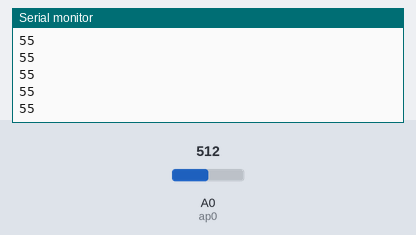
Bench run of a sketch on a simulated Arduino Uno, built with avr-gcc and run on an emulated ATmega328P. On the bench: the last lines printed to the serial monitor. The test bench sets the inputs (shaded band); at power-on: A0 (ap0) = 512.

Above: at 1.2 s.
1.3 s: A0 (ap0) set to 716
At 1.8 s:
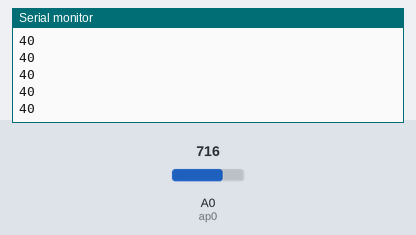
2.8 s: A0 (ap0) set to 900
At 3.5 s:
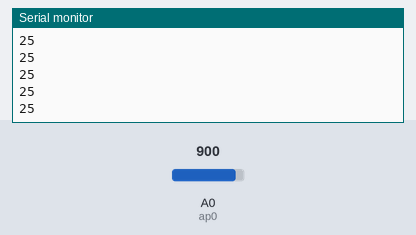
Timing chart, 0 to 5.8 s (numbered marks = the images above; inputs shaded):
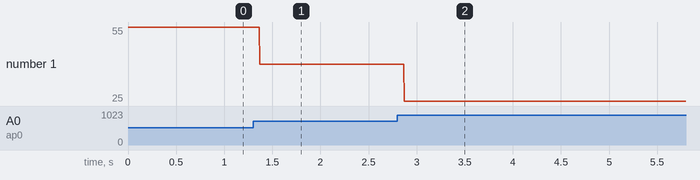

The sketch:

Read_Dial.ino
```cpp
int ap0 = A0;
int val = 0;

void setup() {
  Serial.begin(9600);
}

void loop() {
  val = analogRead(ap0);

//  (val+125)/175) // 0-6 (0 brightest)
  Serial.println(((val+125)/175)*(-90/6)+100); // 100-10 (100 brightest)

//  Serial.println( ((-3*val)/35) + (625/7) ); // Inaccurate, but maybe faster compute?

//  if(val > 925) {
//    Serial.println("[*      ]");
//  } else if(val > 750) {
//    Serial.println("[**     ]");
//  } else if(val > 575) {
//    Serial.println("[***    ]");
//  } else if(val > 400) {
//    Serial.println("[****   ]");
//  } else if(val > 225) {
//    Serial.println("[*****  ]");
//  } else if(val > 50) {
//    Serial.println("[****** ]");
//  } else {
//    Serial.println("[**MAX**]");
//  }

}
```

Measured:
- after the input at 1.3 s, the serial monitor: prints a new line after 0.07 s (image 1)
- after the input at 2.8 s, the serial monitor: prints a new line after 0.07 s (image 2)
- plotted number 1: 55 → 40 after the input at 1.3 s, 40 → 25 after the input at 2.8 s
